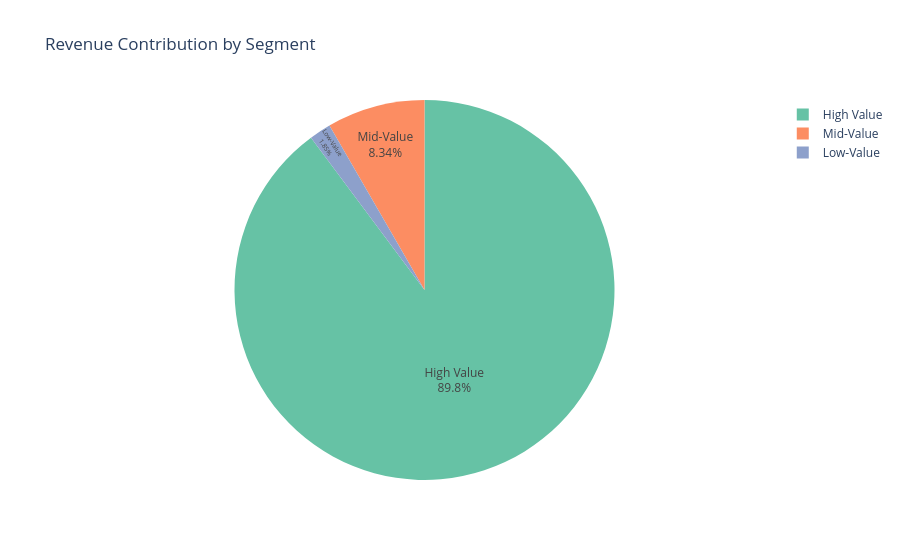

The notebook cell this image was saved under:
### Code cell
segment_revenue = rfm.groupby("Segment")["Monetary"].sum().reset_index()
fig = px.pie(
    segment_revenue,
    names="Segment",
    values="Monetary",
    title="Revenue Contribution by Segment",
    color_discrete_sequence=px.colors.qualitative.Set2
)
fig.update_traces(textposition="inside", textinfo="percent+label")
fig.show()

### Figure 1 — Plotly figure (JSON) as saved in the notebook; plotly's stock layout.template omitted (floating-point values rounded to 4 significant figures)
{"data": [{"domain": {"x": [0, 1], "y": [0, 1]}, "hovertemplate": "Segment=%{label}<br>Monetary=%{value}<extra></extra>", "labels": ["High Value", "Low-Value", "Mid-Value"], "legendgroup": "", "name": "", "showlegend": true, "textinfo": "percent+label", "textposition": "inside", "type": "pie", "values": [15600000.0, 321600.0, 1449000.0]}], "layout": {"legend": {"tracegroupgap": 0}, "piecolorway": ["rgb(102,194,165)", "rgb(252,141,98)", "rgb(141,160,203)", "rgb(231,138,195)", "rgb(166,216,84)", "rgb(255,217,47)", "rgb(229,196,148)", "rgb(179,179,179)"], "title": {"text": "Revenue Contribution by Segment"}}}
